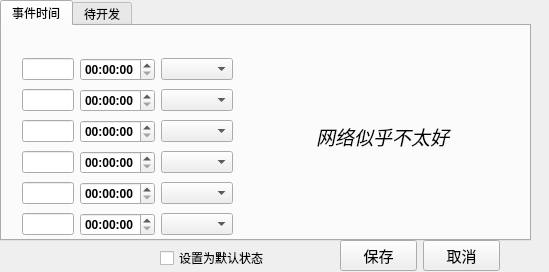
<?xml version="1.0" encoding="UTF-8"?>
<ui version="4.0">
 <class>Form</class>
 <widget class="QWidget" name="Form">
  <property name="geometry">
   <rect>
    <x>0</x>
    <y>0</y>
    <width>549</width>
    <height>272</height>
   </rect>
  </property>
  <property name="windowTitle">
   <string>Form</string>
  </property>
  <widget class="QTabWidget" name="tabWidget_setup">
   <property name="geometry">
    <rect>
     <x>0</x>
     <y>0</y>
     <width>531</width>
     <height>241</height>
    </rect>
   </property>
   <property name="currentIndex">
    <number>0</number>
   </property>
   <widget class="QWidget" name="tab">
    <attribute name="title">
     <string>事件时间</string>
    </attribute>
    <widget class="QWidget" name="verticalLayoutWidget_2">
     <property name="geometry">
      <rect>
       <x>20</x>
       <y>30</y>
       <width>211</width>
       <height>182</height>
      </rect>
     </property>
     <layout class="QVBoxLayout" name="verticalLayout_2">
      <item>
       <layout class="QHBoxLayout" name="horizontalLayout_6">
        <item>
         <widget class="QLineEdit" name="lineEdit_set1"/>
        </item>
        <item>
         <widget class="QTimeEdit" name="timeEdit_1">
          <property name="font">
           <font>
            <weight>75</weight>
            <bold>true</bold>
           </font>
          </property>
         </widget>
        </item>
        <item>
         <widget class="QComboBox" name="comboBox_1"/>
        </item>
       </layout>
      </item>
      <item>
       <layout class="QHBoxLayout" name="horizontalLayout_5">
        <item>
         <widget class="QLineEdit" name="lineEdit_set2"/>
        </item>
        <item>
         <widget class="QTimeEdit" name="timeEdit_2">
          <property name="font">
           <font>
            <weight>75</weight>
            <bold>true</bold>
           </font>
          </property>
         </widget>
        </item>
        <item>
         <widget class="QComboBox" name="comboBox_2"/>
        </item>
       </layout>
      </item>
      <item>
       <layout class="QHBoxLayout" name="horizontalLayout_9">
        <item>
         <widget class="QLineEdit" name="lineEdit_set3"/>
        </item>
        <item>
         <widget class="QTimeEdit" name="timeEdit_3">
          <property name="font">
           <font>
            <weight>75</weight>
            <bold>true</bold>
           </font>
          </property>
         </widget>
        </item>
        <item>
         <widget class="QComboBox" name="comboBox_3"/>
        </item>
       </layout>
      </item>
      <item>
       <layout class="QHBoxLayout" name="horizontalLayout_10">
        <item>
         <widget class="QLineEdit" name="lineEdit_set4"/>
        </item>
        <item>
         <widget class="QTimeEdit" name="timeEdit_4">
          <property name="font">
           <font>
            <weight>75</weight>
            <bold>true</bold>
           </font>
          </property>
         </widget>
        </item>
        <item>
         <widget class="QComboBox" name="comboBox_4"/>
        </item>
       </layout>
      </item>
      <item>
       <layout class="QHBoxLayout" name="horizontalLayout_11">
        <item>
         <widget class="QLineEdit" name="lineEdit_set5"/>
        </item>
        <item>
         <widget class="QTimeEdit" name="timeEdit_5">
          <property name="font">
           <font>
            <weight>75</weight>
            <bold>true</bold>
           </font>
          </property>
         </widget>
        </item>
        <item>
         <widget class="QComboBox" name="comboBox_5"/>
        </item>
       </layout>
      </item>
      <item>
       <layout class="QHBoxLayout" name="horizontalLayout_8">
        <item>
         <widget class="QLineEdit" name="lineEdit_set6"/>
        </item>
        <item>
         <widget class="QTimeEdit" name="timeEdit_6">
          <property name="font">
           <font>
            <weight>75</weight>
            <bold>true</bold>
           </font>
          </property>
         </widget>
        </item>
        <item>
         <widget class="QComboBox" name="comboBox_6"/>
        </item>
       </layout>
      </item>
     </layout>
    </widget>
    <widget class="QLabel" name="label_setimg">
     <property name="geometry">
      <rect>
       <x>250</x>
       <y>20</y>
       <width>261</width>
       <height>180</height>
      </rect>
     </property>
     <property name="font">
      <font>
       <pointsize>14</pointsize>
       <italic>true</italic>
      </font>
     </property>
     <property name="text">
      <string>网络似乎不太好</string>
     </property>
     <property name="alignment">
      <set>Qt::AlignCenter</set>
     </property>
    </widget>
   </widget>
   <widget class="QWidget" name="tab_2">
    <attribute name="title">
     <string>待开发</string>
    </attribute>
   </widget>
  </widget>
  <widget class="QWidget" name="horizontalLayoutWidget">
   <property name="geometry">
    <rect>
     <x>340</x>
     <y>240</y>
     <width>160</width>
     <height>31</height>
    </rect>
   </property>
   <layout class="QHBoxLayout" name="horizontalLayout">
    <item>
     <widget class="QPushButton" name="pushButton_save">
      <property name="font">
       <font>
        <pointsize>11</pointsize>
       </font>
      </property>
      <property name="text">
       <string>保存</string>
      </property>
     </widget>
    </item>
    <item>
     <widget class="QPushButton" name="pushButton_exit">
      <property name="font">
       <font>
        <pointsize>11</pointsize>
       </font>
      </property>
      <property name="text">
       <string>取消</string>
      </property>
     </widget>
    </item>
   </layout>
  </widget>
  <widget class="QCheckBox" name="checkBox_1">
   <property name="geometry">
    <rect>
     <x>160</x>
     <y>250</y>
     <width>111</width>
     <height>16</height>
    </rect>
   </property>
   <property name="text">
    <string>设置为默认状态</string>
   </property>
  </widget>
 </widget>
 <resources/>
 <connections/>
</ui>
